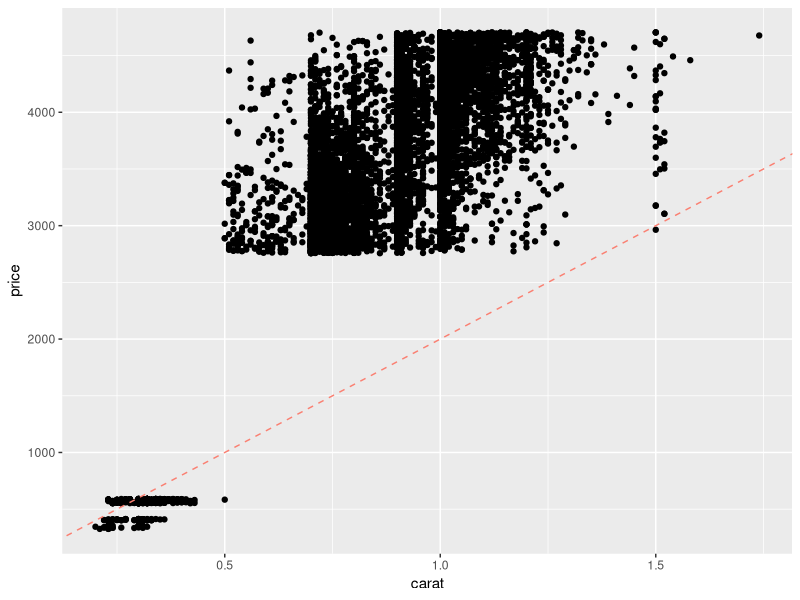
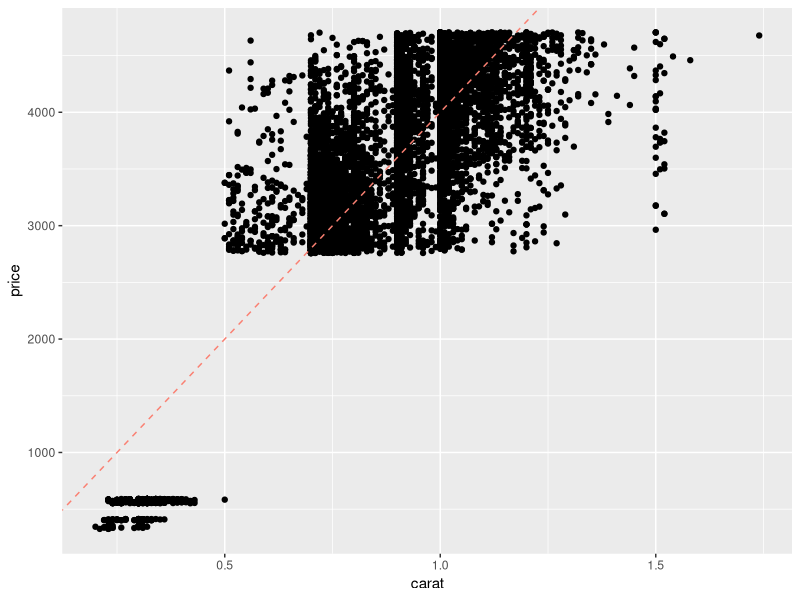
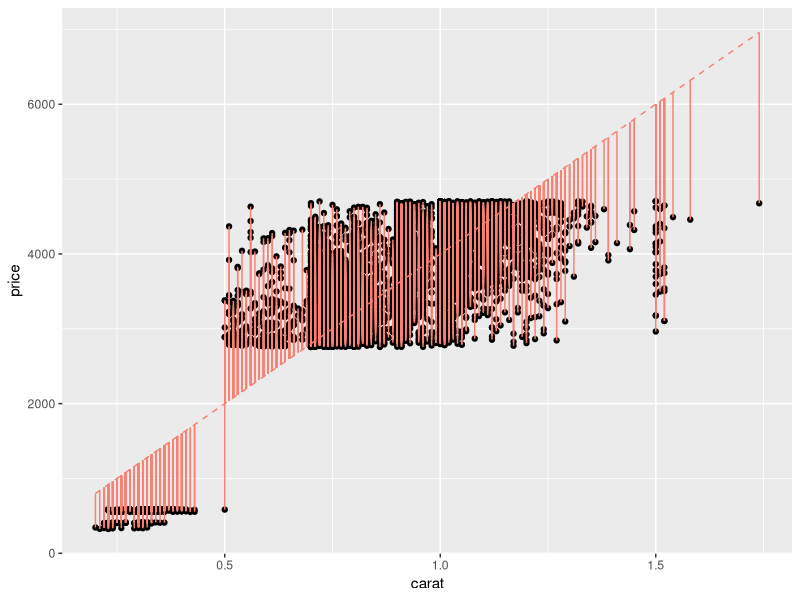
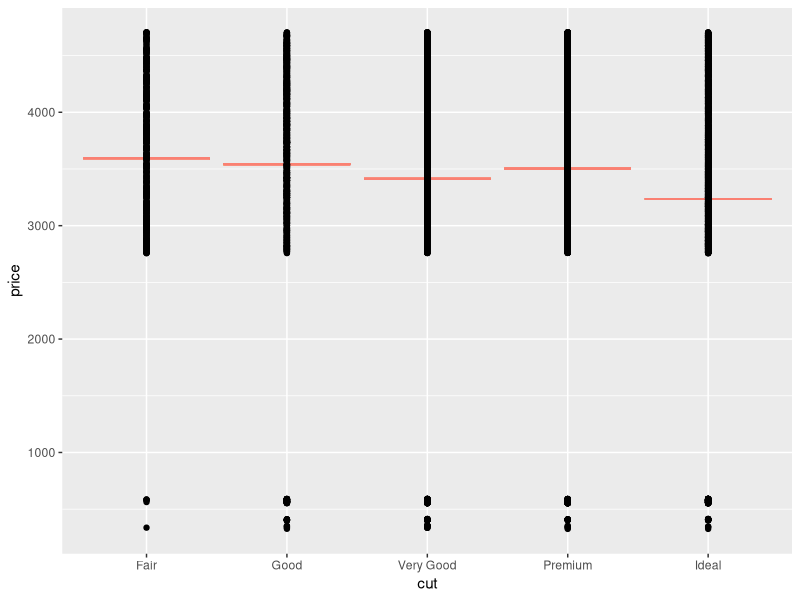
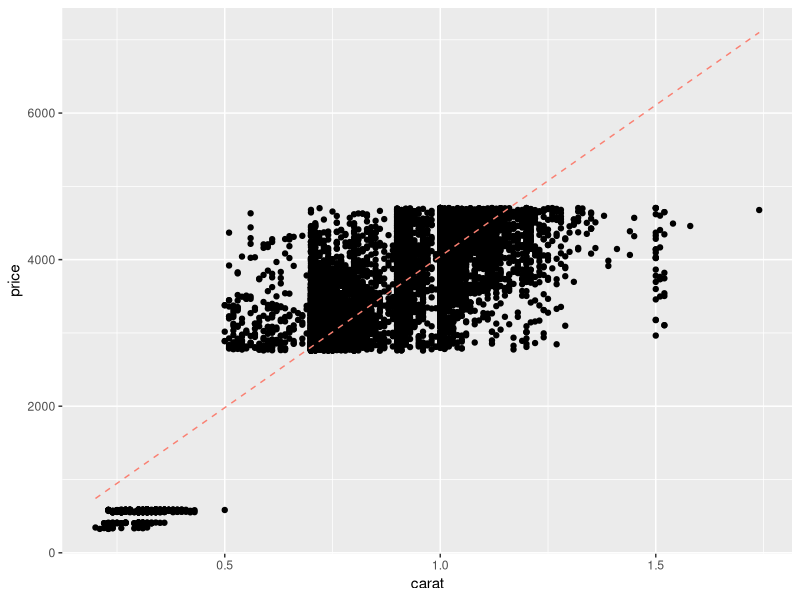
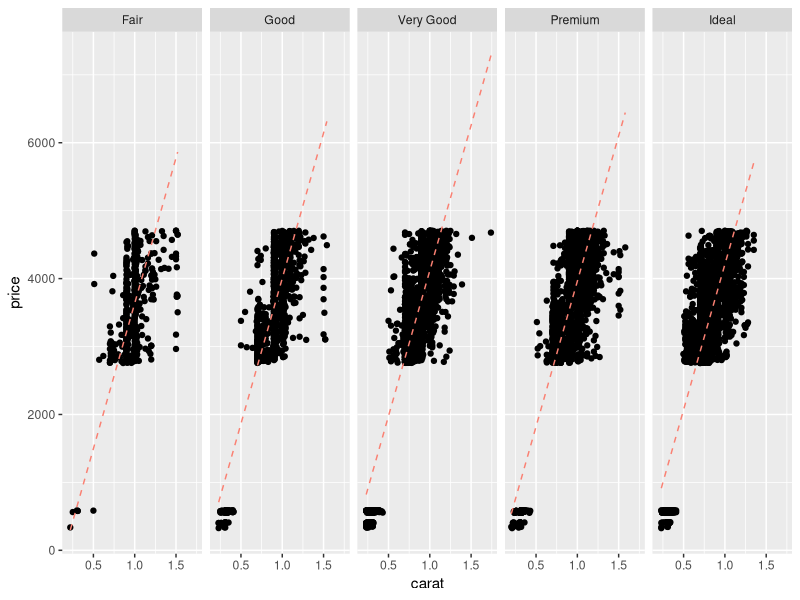
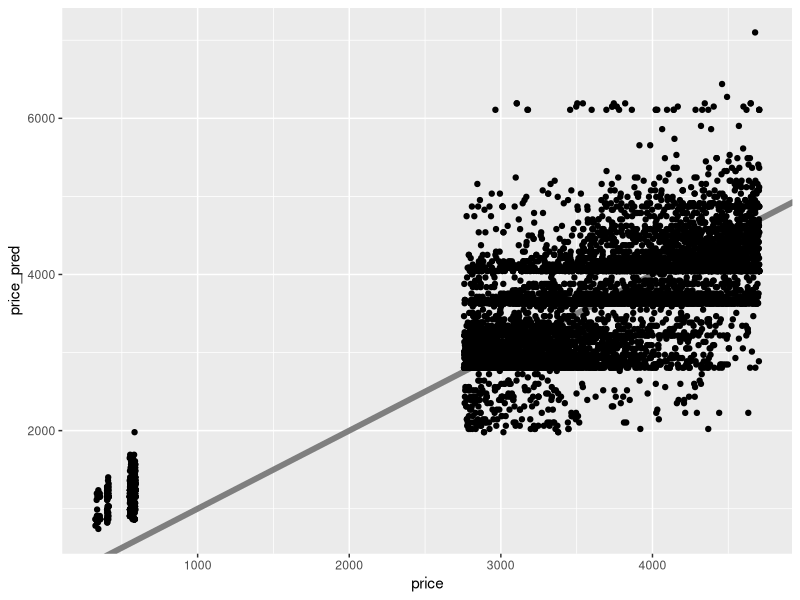
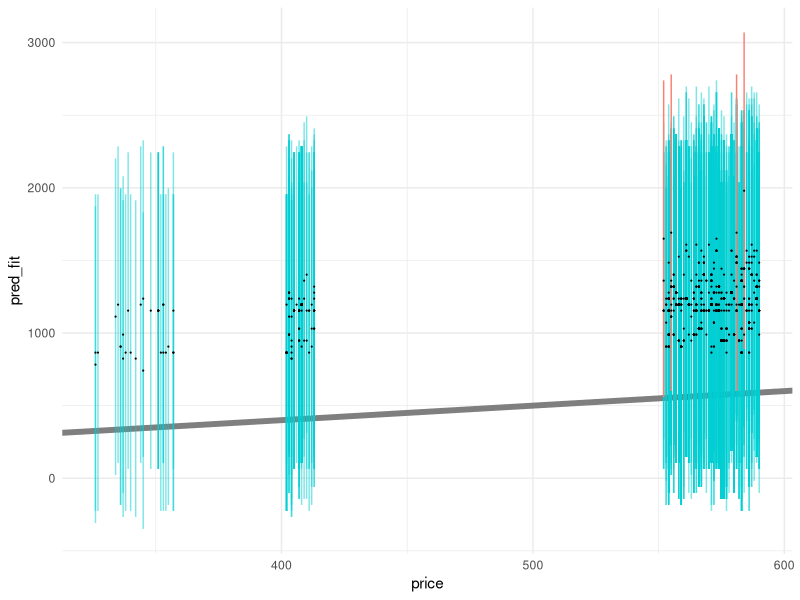

Write R code to recreate these figures, in order.
## ---- chunk 1
library(tidyverse)
library(modelr)
library(broom)

## NOTE: No need to edit this chunk
set.seed(101)

## Select training data
df_train <-
  diamonds %>%
  slice(1:1e4)

## Select test data
df_test <-
  diamonds %>%
  slice((1e4 + 1):2e4)
## ---- chunk 2
## Set model parameter values [theta]
slope <- 1000 / 0.5 # Eyeball: $1000 / (1/2) carat
intercept <- 0

## Represent model as an `abline`
df_train %>%

  ggplot(aes(carat, price)) +
  geom_point() +
  geom_abline(
    slope = slope,
    intercept = intercept,
    linetype = 2,
    color = "salmon"
  )
## ---- chunk 3
## Set model parameter values [theta]
slope <- 2000 / 0.5 # Adjusted by factor of 2
intercept <- 0

## Represent model as an `abline`
df_train %>%

  ggplot(aes(carat, price)) +
  geom_point() +
  geom_abline(
    slope = slope,
    intercept = intercept,
    linetype = 2,
    color = "salmon"
  )
## ---- chunk 4
## Set model parameter values [theta]
slope <- 2000 / 0.5
intercept <- 0

## Compute predicted values
df_train %>%
  mutate(price_pred = slope * carat + intercept) %>%

  ## Visualize *residuals* as vertical bars
  ggplot(aes(carat, price)) +
  geom_point() +
  geom_segment(
    aes(xend = carat, yend = price_pred),
    color = "salmon"
  ) +
  geom_line(
    aes(y = price_pred),
    linetype = 2,
    color = "salmon"
  )
## ---- chunk 5
## Fit model
fit_carat <-
  df_train %>%
  lm(
    data = .,               # Data for fit
    formula = price ~ carat # Formula for fit
  )

fit_carat %>% tidy()
## ---- chunk 6
## Fit a model with carat and cut as predictors
fit_q1 <- df_train %>% 
  lm(
    data = .,               # Data for fit
    formula = price ~ (carat + cut)   # Formula for fit
  )

fit_q1 %>% tidy()
## ---- chunk 7
## NOTE: No need to edit; just run and inspect
fit_cut <-
  lm(
    data = df_train,
    formula = price ~ cut
  )

df_train %>%
  add_predictions(fit_cut, var = "price_pred") %>%
  ggplot(aes(cut)) +
  geom_errorbar(aes(ymin = price_pred, ymax = price_pred), color = "salmon") +
  geom_point(aes(y = price))
## ---- chunk 8
## Compute predicted values
df_train %>%
  add_predictions(
    model = fit_carat,
    var = "price_pred"
  ) %>%

  ggplot(aes(carat, price)) +
  geom_point() +
  geom_line(
    aes(y = price_pred),
    linetype = 2,
    color = "salmon"
  )
## ---- chunk 9
## TASK: Create a visual of price_pred vs carat using your model fit_q1
df_train %>%
  add_predictions(
    model = fit_q1,
    var = "price_pred"
  ) %>%

  ggplot(aes(carat, price)) +
  geom_point() +
  geom_line(
    aes(y = price_pred),
    linetype = 2,
    color = "salmon"
  ) +
  facet_grid(~ cut)
## ---- chunk 10
## Compute metrics
mse(fit_carat, df_train)
rsquare(fit_carat, df_train)
## ---- chunk 11
mse(fit_q1, df_train)
rsquare(fit_q1, df_train)
## ---- chunk 12
## NOTE: No need to change this
## predicted vs actual
df_train %>%
  add_predictions(
    model = fit_carat,
    var = "price_pred"
  ) %>%

  ggplot(aes(price, price_pred)) +
  geom_abline(slope = 1, intercept = 0, color = "grey50", size = 2) +
  geom_point()
## ---- chunk 13
## TASK: Fit a model on carat, cut, color, and clarity
fit_4c <- 
  lm(
    data = df_train,
    formula = price ~ (carat + cut + color + clarity)
  )

rsquare(fit_q1, df_train)
rsquare(fit_4c, df_train)
## ---- chunk 14
## NOTE: No need to edit this chunk
## Helper function to compute uncertainty bounds
add_uncertainties <- function(data, model, prefix = "pred", ...) {
  df_fit <-
    stats::predict(model, data, ...) %>%
    as_tibble() %>%
    rename_with(~ str_c(prefix, "_", .))

  bind_cols(data, df_fit)
}

## Generate predictions with uncertainties
df_pred_uq <-
  df_train %>%
  add_uncertainties(
    model = fit_carat,
    prefix = "pred",
    interval = "prediction",
    level = 0.95
  )

df_pred_uq %>% glimpse()
## ---- chunk 15
## NOTE: No need to edit this chunk
# Visualize
df_pred_uq %>%
  filter(price < 1000) %>%

  ggplot(aes(price)) +
  geom_abline(slope = 1, intercept = 0, size = 2, color = "grey50") +
  geom_errorbar(
    data = . %>% filter(pred_lwr <= price & price <= pred_upr),
    aes(ymin = pred_lwr, ymax = pred_upr),
    width = 0,
    size = 0.5,
    alpha = 1 / 2,
    color = "darkturquoise"
  ) +
  geom_errorbar(
    data = . %>% filter(price < pred_lwr | pred_upr < price),
    aes(ymin = pred_lwr, ymax = pred_upr),
    width = 0,
    size = 0.5,
    color = "salmon"
  ) +
  geom_point(aes(y = pred_fit), size = 0.1) +
  theme_minimal()
## ---- chunk 16
## NOTE: No need to edit this chunk
# Compute empirical coverage
df_pred_uq %>%
  summarize(coverage = mean(pred_lwr <= price & price <= pred_upr))
## ---- chunk 17
## TODO: Compute prediction intervals for each prediction with fit_4c
df_q6 <- 
  df_train %>%
  add_uncertainties(
    model = fit_4c,
    prefix = "pred",
    interval = "prediction",
    level = 0.95
  )
  

## NOTE: No need to edit code below
# Compute empirical coverage
df_q6 %>%
  summarize(coverage = mean(pred_lwr <= price & price <= pred_upr))

# Visualize
df_q6 %>%
  ggplot(aes(price)) +
  geom_abline(slope = 1, intercept = 0, size = 2, color = "grey50") +
  geom_errorbar(
    data = . %>% filter(pred_lwr <= price & price <= pred_upr),
    aes(ymin = pred_lwr, ymax = pred_upr),
    width = 0,
    size = 0.1,
    alpha = 1 / 5,
    color = "darkturquoise"
  ) +
  geom_errorbar(
    data = . %>% filter(price < pred_lwr | pred_upr < price),
    aes(ymin = pred_lwr, ymax = pred_upr),
    width = 0,
    size = 0.1,
    color = "salmon"
  ) +
  geom_point(aes(y = pred_fit), size = 0.1) +
  theme_minimal()
## ---- chunk 18
## NOTE: No need to edit this chunk
rsquare(fit_4c, df_train)
rsquare(fit_4c, df_test)
